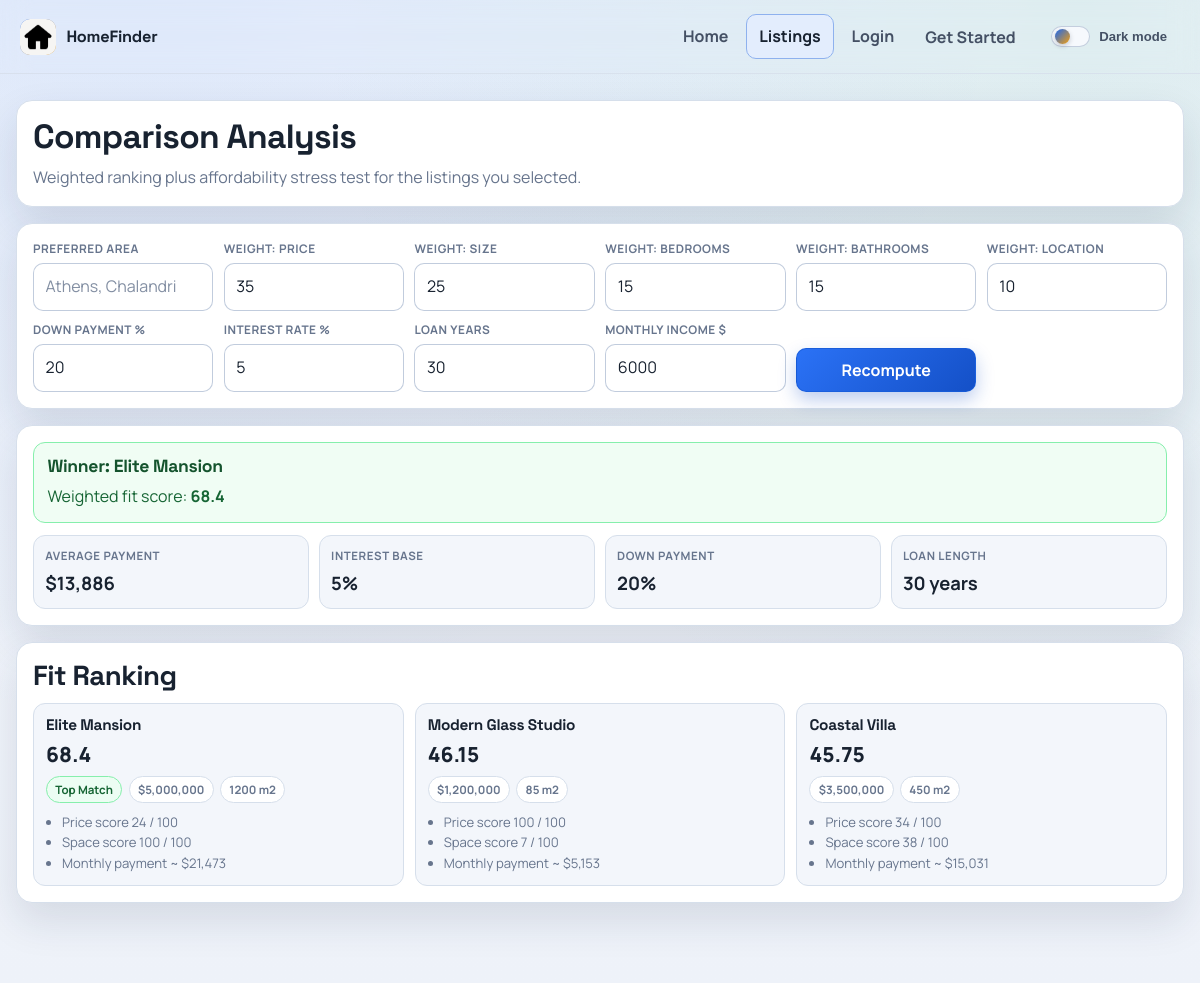
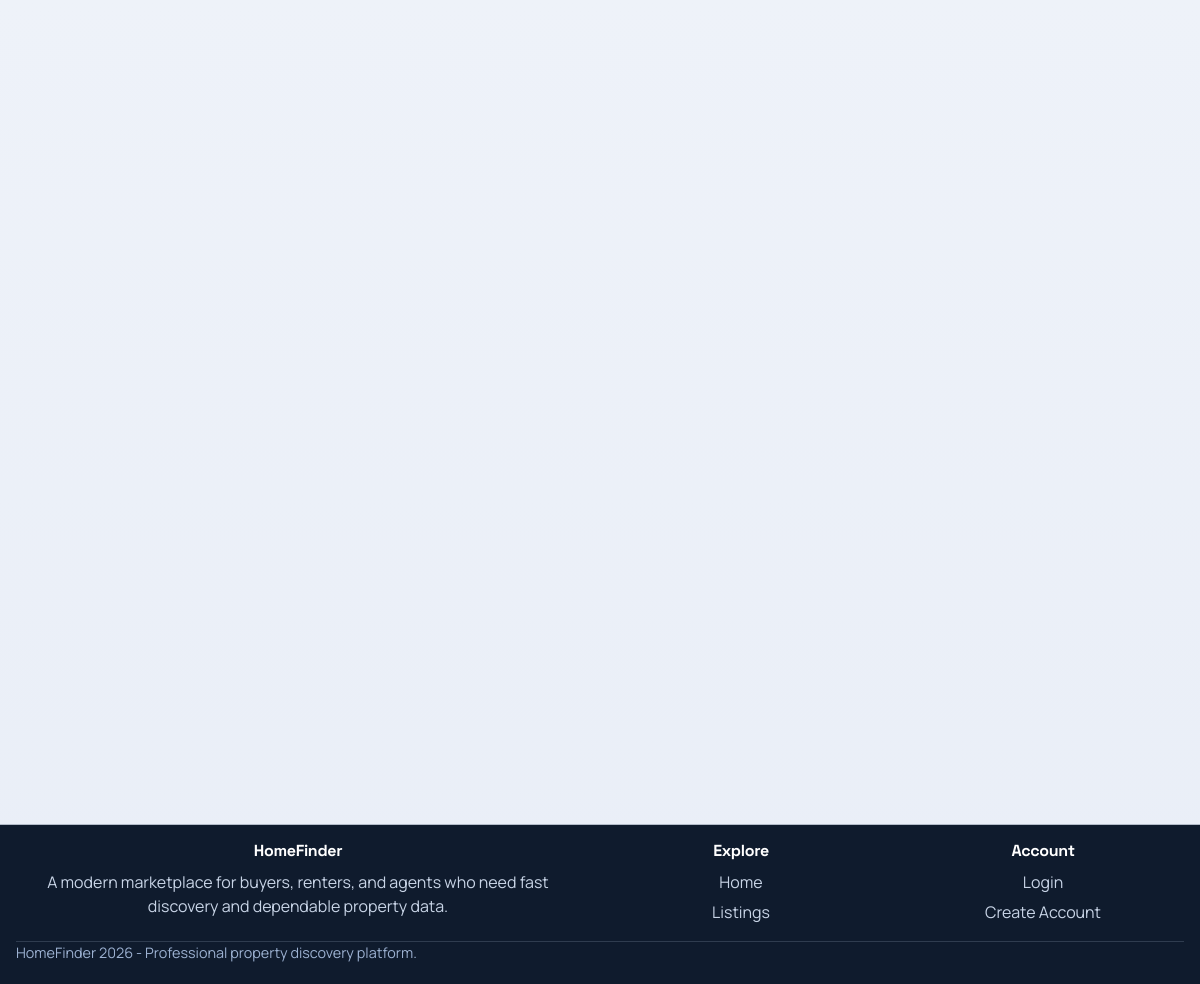
Screenshot of /listings/decision-lab with the database file from the repository (2 pictures, top to bottom).
### app/db/models/listing.py (models this page shows)
class Listing(Base):
    __tablename__ = "listings"
    id = Column(Integer, primary_key=True, index=True)
    title = Column(String, nullable=False)
    price = Column(Integer, nullable=False, index=True)
    location = Column(String, nullable=False, index=True)
    size = Column(Integer, nullable=False)
    image_url = Column(String, nullable=False)
    bedrooms = Column(Integer, nullable=False)
    bathrooms = Column(Integer, nullable=False)
    property_type = Column(String, nullable=False, index=True)
    furnished = Column(String, nullable=False)
    description = Column(String, nullable=False)
    owner_id = Column(Integer, ForeignKey("users.id"), nullable=False)
    owner = relationship("User", back_populates="listings")
    favorites = relationship("Favorite", back_populates="listing", cascade="all, delete-orphan")
    inquiries = relationship("Inquiry", back_populates="listing", cascade="all, delete-orphan")
    reservations = relationship("Reservation", back_populates="listing", cascade="all, delete-orphan")
    viewings = relationship("Viewing", back_populates="listing", cascade="all, delete-orphan")
    price_history = relationship("ListingPriceHistory", back_populates="listing", cascade="all, delete-orphan")

### app/web/routers/listings.py (the view)
@router.get("/listings/decision-lab", response_class=HTMLResponse)
def decision_lab_page(
    request: Request,
    ids: str | None = None,
    pref_location: str | None = None,
    weight_price: str | None = None,
    weight_size: str | None = None,
    weight_bedrooms: str | None = None,
    weight_bathrooms: str | None = None,
    weight_location: str | None = None,
    down_payment_pct: str | None = None,
    interest_rate: str | None = None,
    loan_years: str | None = None,
    monthly_income: str | None = None,
    db: Session = Depends(get_db),
):
    parsed_ids: list[int] = []
    if ids:
        try:
            parsed_ids = parse_listing_ids(ids)
        except ValueError:
            parsed_ids = []
    selected_items = compare_listings_use_case(db, parsed_ids[:DECISION_LAB_MAX_LISTINGS]).items if parsed_ids else []
    if not selected_items:
        fallback = list_listings_use_case(db)[:DECISION_LAB_MAX_LISTINGS]
        selected_items = compare_listings_use_case(db, [item.id for item in fallback]).items if fallback else []
    listings = [item.listing for item in selected_items]
    if len(listings) < 2:
        return template_response(
            request,
            "decision_lab.html",
            {
                "error": "Decision Lab needs at least two listings. Select listings from Compare first.",
                "analysis": None,
            },
            status_code=400,
        )
    weights = {
        "price": _clamp_weight(parse_optional_int_query(weight_price), DECISION_WEIGHT_DEFAULTS["price"]),
        "size": _clamp_weight(parse_optional_int_query(weight_size), DECISION_WEIGHT_DEFAULTS["size"]),
        "bedrooms": _clamp_weight(parse_optional_int_query(weight_bedrooms), DECISION_WEIGHT_DEFAULTS["bedrooms"]),
        "bathrooms": _clamp_weight(parse_optional_int_query(weight_bathrooms), DECISION_WEIGHT_DEFAULTS["bathrooms"]),
        "location": _clamp_weight(parse_optional_int_query(weight_location), DECISION_WEIGHT_DEFAULTS["location"]),
    }
    total_weight = sum(weights.values()) or 1
    normalized_weights = {key: value / total_weight for key, value in weights.items()}
    preferred_location = (pref_location or "").strip().casefold()
    location_scores: list[float] = []
    for listing in listings:
        location_text = str(listing.location).casefold()
        if not preferred_location:
            location_scores.append(50.0)
        elif preferred_location in location_text:
            location_scores.append(100.0)
        elif preferred_location.split(",")[0].strip() and preferred_location.split(",")[0].strip() in location_text:
            location_scores.append(75.0)
        else:
            location_scores.append(30.0)
    price_scores = _normalize_scores([float(item.price) for item in listings], invert=True)
    size_scores = _normalize_scores([float(item.size) for item in listings])
    bedroom_scores = _normalize_scores([float(item.bedrooms) for item in listings])
    bathroom_scores = _normalize_scores([float(item.bathrooms) for item in listings])
    down_payment = max(0, min(parse_optional_int_query(down_payment_pct) or 20, 95))
    apr = max(1, min(parse_optional_int_query(interest_rate) or 5, 20))
    years = max(5, min(parse_optional_int_query(loan_years) or 30, 40))
    income = max(0, parse_optional_int_query(monthly_income) or 6000)
    score_rows: list[dict] = []
    for idx, listing in enumerate(listings):
        components = {
            "price": round(price_scores[idx], 2),
            "size": round(size_scores[idx], 2),
            "bedrooms": round(bedroom_scores[idx], 2),
            "bathrooms": round(bathroom_scores[idx], 2),
            "location": round(location_scores[idx], 2),
        }
        weighted_score = sum(components[key] * normalized_weights[key] for key in components)
        principal = float(listing.price) * (1 - down_payment / 100.0)
        payment_base = _monthly_payment(principal, float(apr), years)
        payment_stress_1 = _monthly_payment(principal, float(apr + 2), years)
        payment_stress_2 = _monthly_payment(principal, float(apr + 4), years)
        burden_ratio = (payment_base / income) if income > 0 else 0.0
        reasons = [
            f"Price score {components['price']:.0f} / 100",
            f"Space score {components['size']:.0f} / 100",
            f"Monthly payment ~ ${payment_base:,.0f}",
        ]
        score_rows.append(
            {
                "listing": listing,
                "components": components,
                "weighted_score": round(weighted_score, 2),
                "payment_base": round(payment_base, 2),
                "payment_stress_1": round(payment_stress_1, 2),
                "payment_stress_2": round(payment_stress_2, 2),
                "burden_ratio_pct": round(burden_ratio * 100, 2),
                "reasons": reasons,
            }
        )
    ranked_rows = sorted(score_rows, key=lambda item: item["weighted_score"], reverse=True)
    winner = ranked_rows[0]
    avg_payment = mean([item["payment_base"] for item in ranked_rows])
    chart_rows = [
        {
            "id": row["listing"].id,
            "title": row["listing"].title,
            "components": row["components"],
        }
        for row in ranked_rows
    ]
    return template_response(
        request,
        "decision_lab.html",
        {
            "error": None,
            "analysis": {
                "rows": ranked_rows,
                "winner_id": winner["listing"].id,
                "winner_title": winner["listing"].title,
                "winner_score": winner["weighted_score"],
                "weights": weights,
                "preferred_location": pref_location or "",
                "down_payment_pct": down_payment,
                "interest_rate": apr,
                "loan_years": years,
                "monthly_income": income,
                "avg_payment": round(avg_payment, 2),
                "chart_rows": chart_rows,
            },
            "decision_ids": ",".join(str(item.id) for item in [row["listing"] for row in ranked_rows]),
        },
    )

### app/core/logger.py (called while the page is built)
    def filter(self, record: logging.LogRecord) -> bool:
        context = get_request_context()
        record.request_id = context.get("request_id") or "-"
        record.ip_address = context.get("ip_address") or "-"
        record.user_agent = context.get("user_agent") or "-"
        return True

### app/templates/decision_lab.html (shortened to what this page needs)
{% extends "base.html" %}
{% block content %}
<div class="lab-shell">
  <section class="panel lab-hero" data-reveal>
    <h1>Comparison Analysis</h1>
    <p>Weighted ranking plus affordability stress test for the listings you selected.</p>
  </section>
  {% if analysis %}
  <section class="panel" data-reveal>
    <form method="get" action="/listings/decision-lab" class="controls-grid">
      <div class="field">
        <label for="pref-location">Preferred Area</label>
        <input id="pref-location" name="pref_location" value="{{ analysis.preferred_location }}" placeholder="Athens, Chalandri" />
      </div>
      <div class="field">
        <label for="weight-price">Weight: Price</label>
        <input id="weight-price" type="number" min="0" max="100" name="weight_price" value="{{ analysis.weights.price }}" />
      </div>
      <div class="field">
        <label for="weight-size">Weight: Size</label>
        <input id="weight-size" type="number" min="0" max="100" name="weight_size" value="{{ analysis.weights.size }}" />
      </div>
      <div class="field">
        <label for="weight-bedrooms">Weight: Bedrooms</label>
        <input id="weight-bedrooms" type="number" min="0" max="100" name="weight_bedrooms" value="{{ analysis.weights.bedrooms }}" />
      </div>
      <div class="field">
        <label for="weight-bathrooms">Weight: Bathrooms</label>
        <input id="weight-bathrooms" type="number" min="0" max="100" name="weight_bathrooms" value="{{ analysis.weights.bathrooms }}" />
      </div>
      <div class="field">
        <label for="weight-location">Weight: Location</label>
        <input id="weight-location" type="number" min="0" max="100" name="weight_location" value="{{ analysis.weights.location }}" />
      </div>
      <div class="field">
        <label for="down-payment">Down Payment %</label>
        <input id="down-payment" type="number" min="0" max="95" name="down_payment_pct" value="{{ analysis.down_payment_pct }}" />
      </div>
      <div class="field">
        <label for="interest-rate">Interest Rate %</label>
        <input id="interest-rate" type="number" min="1" max="20" name="interest_rate" value="{{ analysis.interest_rate }}" />
      </div>
      <div class="field">
        <label for="loan-years">Loan Years</label>
        <input id="loan-years" type="number" min="5" max="40" name="loan_years" value="{{ analysis.loan_years }}" />
      </div>
      <div class="field">
        <label for="monthly-income">Monthly Income $</label>
        <input id="monthly-income" type="number" min="0" name="monthly_income" value="{{ analysis.monthly_income }}" />
      </div>
      <div class="field" style="align-self: end;">
        <button type="submit" class="btn btn-primary" style="width: 100%;">Recompute</button>
      </div>
    </form>
  </section>
  <section class="panel" data-reveal>
    <div class="winner-card">
      <h2>Winner: {{ analysis.winner_title }}</h2>
      <p>Weighted fit score: <strong>{{ analysis.winner_score }}</strong></p>
    </div>
    <div class="summary-grid" style="margin-top: 0.75rem;">
      <article class="summary-card"><span>Average Payment</span><strong>${{ "{:,.0f}".format(analysis.avg_payment) }}</strong></article>
      <article class="summary-card"><span>Interest Base</span><strong>{{ analysis.interest_rate }}%</strong></article>
      <article class="summary-card"><span>Down Payment</span><strong>{{ analysis.down_payment_pct }}%</strong></article>
      <article class="summary-card"><span>Loan Length</span><strong>{{ analysis.loan_years }} years</strong></article>
    </div>
  </section>
  <section class="panel" data-reveal>
    <h2 style="margin-bottom: 0.65rem;">Fit Ranking</h2>
    <div class="rows-grid" data-stagger>
      {% for row in analysis.rows %}
      <article class="row-card" data-reveal>
        <h3>{{ row.listing.title }}</h3>
        <div class="score">{{ row.weighted_score }}</div>
        <div style="display:flex;gap:0.4rem;flex-wrap:wrap;margin:0.35rem 0 0.55rem;">
          {% if row.listing.id == analysis.winner_id %}<span class="chip win">Top Match</span>{% endif %}
          <span class="chip">${{ "{:,}".format(row.listing.price) }}</span>
          <span class="chip">{{ row.listing.size }} m2</span>
        </div>
        <ul style="margin:0;padding-left:1rem;" class="subtle-note">
          {% for reason in row.reasons %}
          <li>{{ reason }}</li>
          {% endfor %}
        </ul>
      </article>
      {% endfor %}
    </div>
  </section>
  {% endif %}
</div>
{% endblock %}

### app/static/styles.css (style rules this page uses)
:root { color-scheme: light; --bg: #f3f6fb; --bg-alt: #e9eef7; --surface: #ffffff; --surface-soft: #f7f9fd; --surface-elevated: #ffffff; --nav: rgba(255, 255, 255, 0.9); --text: #182230; --text-primary: #182230; --text-secondary: #445064; --text-muted: #67758d; --line: #d6dfeb; --line-strong: #b6c3d7; --brand: #1967f2; --brand-strong: #0f4ec5; --accent: #f59e0b; --danger: #c0392b; --radius-sm: 10px; --radius-md: 16px; --radius-lg: 24px; --space-1: 0.25rem; --space-2: 0.5rem; --space-3: 0.75rem; --space-4: 1rem; --space-5: 1.25rem; --space-6: 1.5rem; --space-7: 2rem; --space-8: 2.5rem; --text-xs: 0.75rem; --text-sm: 0.875rem; --text-md: 1rem; --text-lg: 1.125rem; --text-xl: clamp(1.25rem, 1.05rem + 0.9vw, 1.75rem); --text-2xl: clamp(1.6rem, 1.2rem + 1.8vw, 2.35rem); --shadow-sm: 0 10px 24px rgba(23, 44, 77, 0.08); --shadow-md: 0 18px 40px rgba(23, 44, 77, 0.12); --shadow-lg: 0 28px 64px rgba(23, 44, 77, 0.18); --shadow: var(--shadow-md); --ring: 0 0 0 3px rgba(25, 103, 242, 0.2); --motion-fast: 160ms; --motion-medium: 240ms; --surface-bg: var(--surface); --bg-color: var(--bg); --border-color: var(--line); }
* { box-sizing: border-box; }
html, body { margin: 0; min-height: 100%; }
html { scroll-behavior: smooth; }
body { font-family: Manrope, "Segoe UI", sans-serif; font-size: var(--text-md); color: var(--text); background: radial-gradient(circle at 10% -10%, rgba(25, 103, 242, 0.12), transparent 38%), radial-gradient(circle at 90% 0%, rgba(27, 153, 139, 0.1), transparent 34%), linear-gradient(180deg, var(--bg), var(--bg-alt)); line-height: 1.55; }
h1, h2, h3, h4, h5, h6 { margin: 0; color: var(--text-primary); font-family: "Space Grotesk", Manrope, sans-serif; letter-spacing: -0.02em; line-height: 1.2; text-wrap: balance; }
h1 { font-size: var(--text-2xl); }
h2 { font-size: var(--text-xl); }
h3 { font-size: clamp(1.15rem, 1.02rem + 0.35vw, 1.4rem); }
p { margin-top: 0; }
.meta-pill, .chip { display: inline-flex; align-items: center; border-radius: 999px; border: 1px solid color-mix(in srgb, var(--line-strong) 75%, transparent); background: color-mix(in srgb, var(--brand) 11%, var(--surface)); color: color-mix(in srgb, var(--brand-strong) 82%, var(--text)); font-size: 0.78rem; font-weight: 700; padding: 0.28rem 0.62rem; }
.btn, button.btn, .ghost-btn, .cta-link { display: inline-flex; align-items: center; justify-content: center; gap: 0.4rem; border-radius: var(--radius-sm); border: 1px solid transparent; font: inherit; font-weight: 700; line-height: 1; padding: 0.72rem 0.95rem; min-height: 2.7rem; cursor: pointer; text-decoration: none; transition: transform var(--motion-fast) ease, filter var(--motion-fast) ease, box-shadow var(--motion-fast) ease, background-color var(--motion-fast) ease, border-color var(--motion-fast) ease; }
.btn-primary, button.btn-primary { color: #fff; background: linear-gradient(135deg, #2b72f6, #1450c7); border-color: color-mix(in srgb, var(--brand) 70%, black 8%); box-shadow: 0 8px 18px rgba(20, 80, 199, 0.28); }
input, select, textarea { border: 1px solid color-mix(in srgb, var(--line-strong) 84%, transparent); background: color-mix(in srgb, var(--surface) 85%, transparent); color: var(--text); border-radius: var(--radius-sm); padding: 0.66rem 0.72rem; min-height: 2.65rem; font: inherit; transition: border-color var(--motion-fast) ease, box-shadow var(--motion-fast) ease, background-color var(--motion-fast) ease; }
input::placeholder, textarea::placeholder { color: color-mix(in srgb, var(--text-muted) 82%, transparent); }
[data-reveal] { opacity: 0; transform: translateY(12px) scale(0.99); transition: opacity 0.45s ease, transform 0.45s ease; transition-delay: calc(var(--stagger-index, 0) * 50ms); }
[data-reveal].is-visible { opacity: 1; transform: translateY(0) scale(1); }

### app/templates/base.html (style rules this page uses)
:root { --hf-footer-bg: #0f1b2d; --hf-footer-text: #c8d4e6; }

### rows the page displays
Listing: winner_title "Elite Mansion", listing "Elite Mansion", listing.price "5,000,000", listing.size "1200"
Listing: listing "Modern Glass Studio", listing.price "1,200,000"
Listing: listing "Coastal Villa", listing.price "3,500,000", listing.size "450"

### other values shown
{{ analysis.winner_score }} "68.4"
{{ "{:,.0f}".format(analysis.avg_payment) }} "13,886"
{{ analysis.interest_rate }} "5"
{{ analysis.down_payment_pct }} "20"
{{ analysis.loan_years }} "30"
{{ row.weighted_score }} "68.4" "46.15" "45.75"
{{ reason }} "Price score 24 / 100" "Space score 100 / 100" "Monthly payment ~ $21,473" "Price score 100 / 100" "Space score 7 / 100" "Monthly payment ~ $5,153" "Price score 34 / 100" "Space score 38 / 100" "Monthly payment ~ $15,031"
{{ row.listing.size }} "85"
